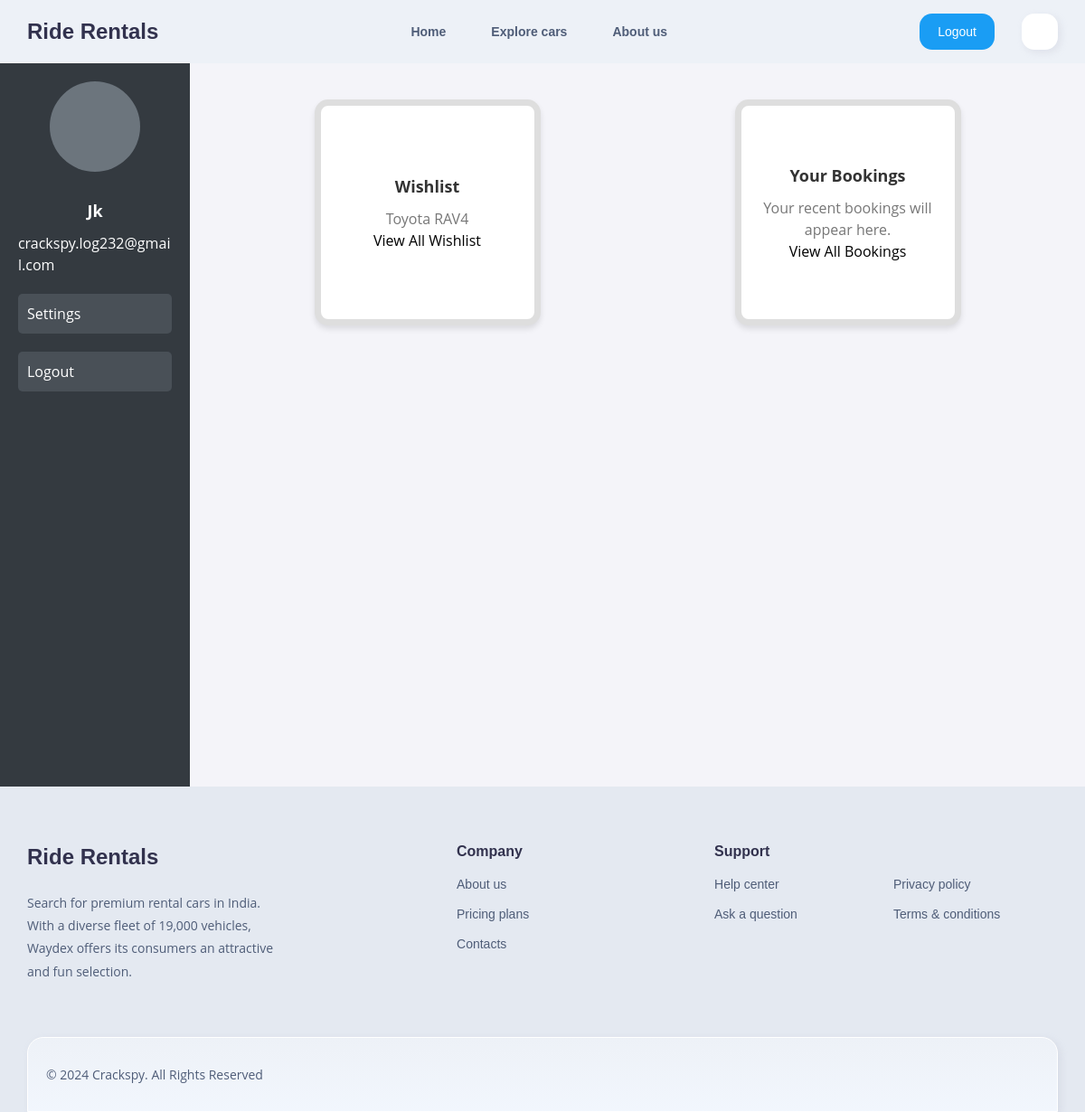
The app's page /profile/ (signed in), older data.
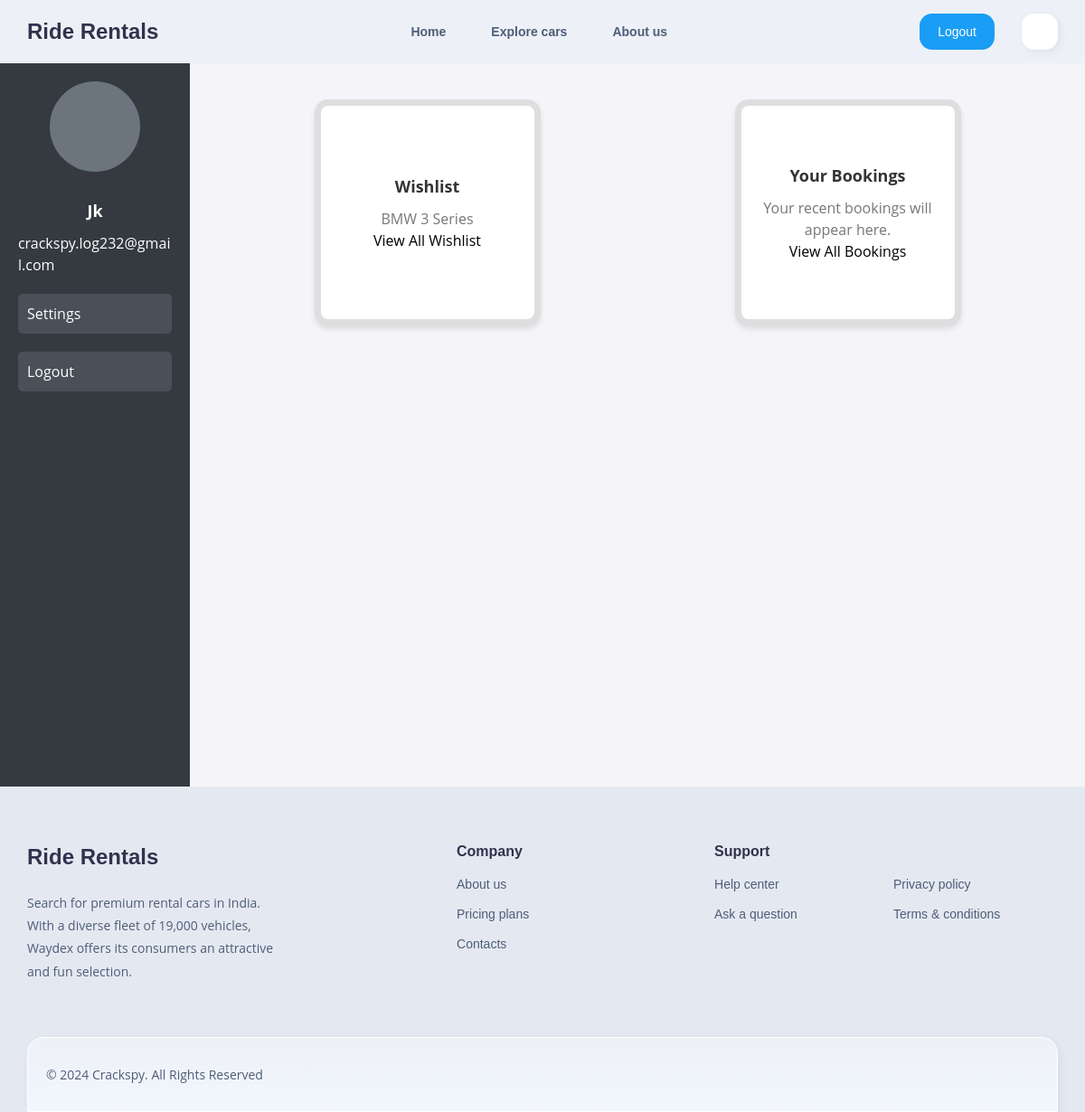
The same page, newer data.
### mainapp/models.py (models this page shows, shortened)
class Wishlist(models.Model):
    user = models.ForeignKey(User, on_delete=models.CASCADE)  # ForeignKey to User
    car = models.ForeignKey(Car_info, on_delete=models.CASCADE)  # ForeignKey to Car_info
    added_on = models.DateTimeField(auto_now_add=True)  # Timestamp when added to wishlist
    class Meta:
        unique_together = ('user', 'car')  # Ensures a user cannot add the same car twice

class Car_info(models.Model):
    img = models.ImageField(upload_to="car_pics")
    name = models.CharField(max_length=50)
    year = models.IntegerField(default=2024)
    capacity = models.IntegerField(null=False)
    mileage = models.FloatField(null=False)
    engine = models.CharField(max_length=20)
    gear = models.CharField(max_length=20)
    available = models.BooleanField(default=True)
    price = models.FloatField(default=0.0)
    slug = models.SlugField(max_length=100, unique=True, blank=True)  # Adjust length as needed

### mainapp/views.py (the view)
# urls.py: path('profile/', views.profile_dashboard, name='profile'),
@login_required
def profile_dashboard(request):
    user = request.user
    bookings = Booking.objects.filter(cus_username=user)  # Fetch bookings associated with the user
    wishlist_items = Wishlist.objects.filter(user=user)  # Fetch wishlist items
    return render(request, 'mainapp/profile.html', {
        'user': user,
        'bookings': bookings,
        'wishlist_item': wishlist_items.first(),  # Assuming only one item is shown as an example
        'all_wishlist_items': wishlist_items,
    })

### templates/mainapp/profile.html (shortened to what this page needs)
{% extends 'mainapp/base.html' %} {% load static %}  {% block content %}
<div class="dashboard-container">
    <div class="sidebar">
        <div class="profile-icon">
        </div>
        <h5 class="usrname m-b-10 fz-18">{{ user.username| title }}</h5>
        <p class="email m-b-10">{{ user.email }}</p>
        <button>Settings</button>
        <button>Logout</button>
    </div>
    <div class="content">
        <div class="card">
            <h5>Wishlist</h5>
            {% if wishlist_item %}
            <p>{{ wishlist_item.car.name }}</p>
            <button onclick="openWishlistPopup()">View All Wishlist</button>
            {% else %}
            <p>Your wishlist is empty.</p>
            {% endif %}
        </div>
        <div class="card">
            <h5>Your Bookings</h5>
            {% if bookings %}
            <p>Your recent bookings will appear here.</p>
            <button onclick="openBookingPopup()">View All Bookings</button>
            {% else %}
            <p>You have no bookings yet.</p>
            {% endif %}
        </div>
    </div>
</div>
{% endblock %}

### templates/mainapp/base.html (shortened to what this page needs)
{% load static %}
<!DOCTYPE html>
<html lang="en">
<head>
    <link rel="stylesheet" href="{% static 'mainapp/css/base-style.css' %}">
    <link rel="stylesheet" href="{% static 'mainapp/css/fonts.css' %}">
</head>
<body>
    <header class="header" data-header>
        <div class="header-container">
            <a href="#" class="logo">
                <span style="
            text-decoration: none;
            color: var(--space-cadet);
            font-family: var(--ff-nunito);
            font-size: var(--fs-3);
            font-weight: bold;">
                    Ride Rentals</span>
            </a>
            <nav class="navbar" data-navbar>
                <ul class="navbar-list">
                    <li>
                        <a href="{% url 'home' %}" class="navbar-link" data-nav-link>Home</a>
                    </li>
                    {% if user.is_authenticated %}
                    <li>
                        <a href="{% url 'explore_cars' %}" class="navbar-link" data-nav-link>Explore cars</a>
                    </li>
                    {% else %}
                    <li>
                        <a href="#featured-car" class="navbar-link" data-nav-link>Explore cars</a>
                    </li>
                    {% endif %}
                    <li>
                        <a href="#about-us" class="navbar-link" data-nav-link>About us</a>
                    </li>
                </ul>
            </nav>
            <div class="header-actions">
                {% if user.is_authenticated %}
                <a href="{% url 'logout' %}" class="head-btn" aria-labelledby="aria-label-txt">
                    <span id="aria-label-txt">Logout</span>
                </a>
                <a href="{% url 'profile' %}" class="head-btn user-btn" aria-label="Profile">
                </a>
                {% else %}
                <a href="{% url 'auth' %}" class="head-btn" aria-labelledby="aria-label-txt">
                    <ion-icon name="car-outline"></ion-icon>
                    <span id="aria-label-txt">Login</span>
                </a>
                {% endif %}
            </div>
        </div>
    </header>
    {% block content %} {% endblock %}
    <section class="footer" id="about-us">
        <footer class="footer">
            <div class="footer-container">
                <div class="footer-top">
                    <div class="footer-brand">
                        <a href="#" class="logo">
                            <span style="
                text-decoration: none;
                color: var(--space-cadet);
                font-family: var(--ff-nunito);
                font-size: var(--fs-3);
                font-weight: bold;">
                                Ride Rentals</span>
                        </a>
                        <p class="footer-text">
                            Search for premium rental cars in India. With a diverse fleet of 19,000 vehicles, Waydex
                            offers its
                            consumers an
                            attractive and fun selection.
                        </p>
                    </div>
                    <ul class="footer-list">
                        <li>
                            <p class="footer-list-title">Company</p>
                        </li>
                        <li>
                            <a href="#" class="footer-link">About us</a>
                        </li>
                        <li>
                            <a href="#" class="footer-link">Pricing plans</a>
                        </li>
                        <li>
                            <a href="#" class="footer-link">Contacts</a>
                        </li>
                    </ul>
                    <ul class="footer-list">
                        <li>
                            <p class="footer-list-title">Support</p>
                        </li>
                        <li>
                            <a href="#" class="footer-link">Help center</a>
                        </li>
                        <li>
                            <a href="#" class="footer-link">Ask a question</a>
                        </li>
                        <li>
                            <a href="#" class="footer-link">Privacy policy</a>
                        </li>
                        <li>
                            <a href="#" class="footer-link">Terms & conditions</a>
                        </li>
                    </ul>
                </div>
                <div class="footer-bottom">
                    <p class="copyright">
                        &copy; 2024 <a href="#">Crackspy</a>. All Rights Reserved
                    </p>
                </div>
            </div>
        </footer>
</body>
</html>

### templates/mainapp/profile.html (style rules this page uses)
.dashboard-container { width: 100%; height: 100vh; background-color: #f4f4f9; display: flex; justify-content: flex-start; align-items: stretch; margin-top: 70px; }
.sidebar { width: 210px; height: 100%; background-color: #343a40; color: white; padding: 20px; display: flex; flex-direction: column; align-items: center; position: relative; }
.sidebar .profile-icon { width: 100px; height: 100px; border-radius: 50%; background-color: #6c757d; display: flex; align-items: center; justify-content: center; color: white; font-size: 24px; margin-bottom: 30px; cursor: pointer; }
.sidebar button { width: 100%; margin: 10px 0; background-color: #495057; border: none; color: white; padding: 10px; text-align: left; border-radius: 5px; cursor: pointer; font-size: 16px; }
.content { flex: 1; padding: 30px; display: flex; flex-wrap: wrap; justify-content: space-around; }
.card { width: 250px; height: 250px; background-color: white; padding: 20px; border-radius: 15px; border: solid #80808042 7px; box-shadow: 0 4px 6px rgba(0, 0, 0, 0.1); text-align: center; margin: 10px; display: flex; flex-direction: column; justify-content: center; align-items: center; }
.card h5 { margin-bottom: 10px; color: #333; font-size: 18px; }
.card p { color: #777; }
.usrname { font-size: 18px; }
.usrname, .email { word-wrap: break-word; overflow-wrap: break-word; word-break: break-word; margin-bottom: 10px; }

Row changes from the older to the newer data that the page shows:
removed Wishlist: car.name "Toyota RAV4"
added Wishlist: car.name "BMW 3 Series"
